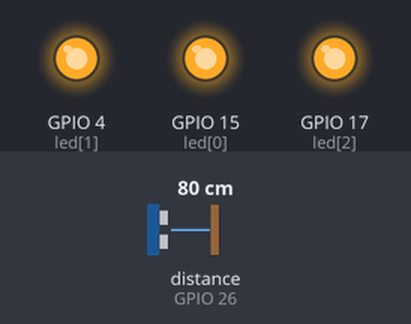
Recording of a sketch running on a simulated ESP32. On the bench: output pins drawn as LEDs (lit = HIGH). Wiring (inferred from the names in the program): ultrasonic range finder: trigger GPIO 25; echo GPIO 26. Dashed ring = blinking. The inputs (shaded band) are chosen by the test bench; at power-on: distance to the obstacle (sensor on GPIO 26) 80 cm. The echo pulse lasts 58.3 µs per cm; pins used as bus, display or sensor lines are not drawn; what the sketch prints to the serial monitor is not drawn.

Above: at 1.2 s.
1.3 s: distance to the obstacle (sensor on GPIO 26) set to 12 cm
2.8 s: distance to the obstacle (sensor on GPIO 26) set to 9 cm
At 2.92 s:
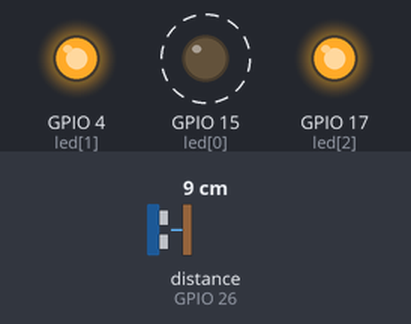
At 3.27 s:
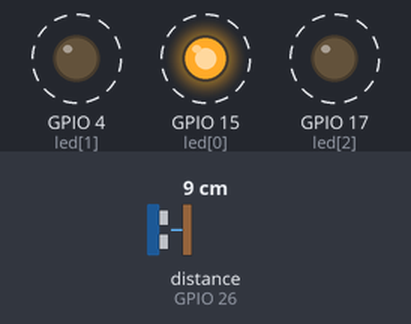
5.8 s: distance to the obstacle (sensor on GPIO 26) set to 18 cm
7.3 s: distance to the obstacle (sensor on GPIO 26) set to 2 cm
At 7.37 s:
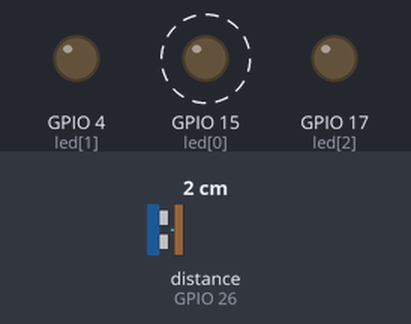
10.3 s: distance to the obstacle (sensor on GPIO 26) set to 35 cm
Timing chart, 0 to 12.8 s (numbered marks = the images above; inputs shaded):
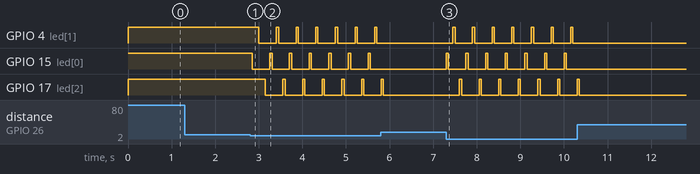

Measured:
- the behaviour switches between 11 and 10 cm on distance to the obstacle (sensor on GPIO 26) (found by bisection; images 0 and 1)
- after the input at 2.8 s, GPIO 4 (led[1]): alternates HIGH for 0.05 s and LOW for 0.40 s, starting after 0.20 s; GPIO 15 (led[0]): alternates HIGH for 0.05 s and LOW for 0.40 s, starting after 0.05 s; GPIO 17 (led[2]): alternates HIGH for 0.05 s and LOW for 0.40 s, starting after 0.35 s
- after the input at 5.8 s, GPIO 4 (led[1]), GPIO 15 (led[0]): stops changing and stays LOW; GPIO 17 (led[2]): goes on until 5.9 s, then stays LOW
- after the input at 7.3 s, GPIO 4 (led[1]): alternates HIGH for 0.05 s and LOW for 0.40 s, starting after 0.15 s; GPIO 15 (led[0]): alternates HIGH for 0.05 s and LOW for 0.40 s, starting at once; GPIO 17 (led[2]): alternates HIGH for 0.05 s and LOW for 0.40 s, starting after 0.30 s
- after the input at 10.3 s, GPIO 4 (led[1]), GPIO 15 (led[0]): stops changing and stays LOW; GPIO 17 (led[2]): goes on until 10.4 s, then stays LOW

The sketch:

led.ino
```cpp
int led[3] = {15, 4, 17};
int gnd[3] = {2, 16, 5};
int trigPin = 25;
int echoPin = 26;
long duration;
int distance;
void setup() {
  // put your setup code here, to run once:
  pinMode(trigPin, OUTPUT); // Sets the trigPin as an Output
  pinMode(echoPin, INPUT);
  for(int i = 0; i<3; i++){
    pinMode(led[i], OUTPUT);
    digitalWrite(led[i], 1);

    pinMode(gnd[i], OUTPUT);
    digitalWrite(gnd[i], 0);
  }
  Serial.begin(115200);
}
//int i=0;
void loop() {
  // put your main code here, to run repeatedly:
  static int j=30;
  digitalWrite(trigPin, LOW);
  delayMicroseconds(2);
// Sets the trigPin on HIGH state for 10 micro seconds
  digitalWrite(trigPin, HIGH);
  delayMicroseconds(10);
  digitalWrite(trigPin, LOW);
  duration = pulseIn(echoPin, HIGH);
// Calculating the distance
  distance= duration*0.034/2;
  // put your main code here, to run repeatedly:
  if(distance<10){
    for (int k=0; k<3; k++) {
       digitalWrite(led[k], 1);
       delay(50);
       digitalWrite(led[k], 0);
       delay(100);
    }
  }
  Serial.print("Distance: ");
  Serial.println(distance);
}
```
